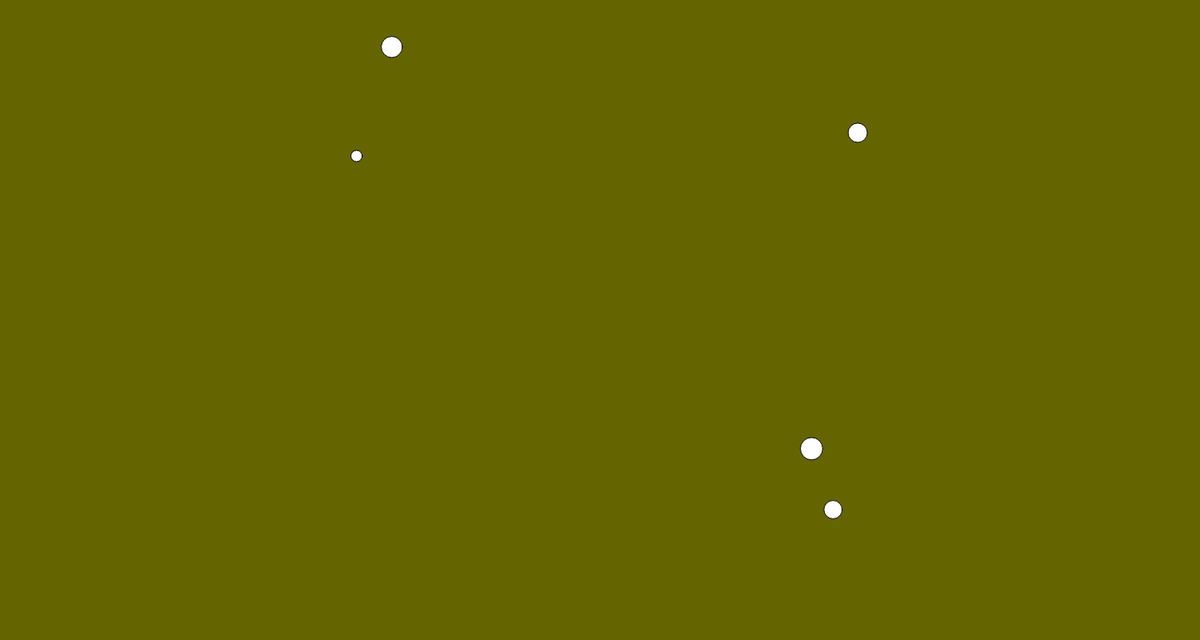
Frame 1 (no input)
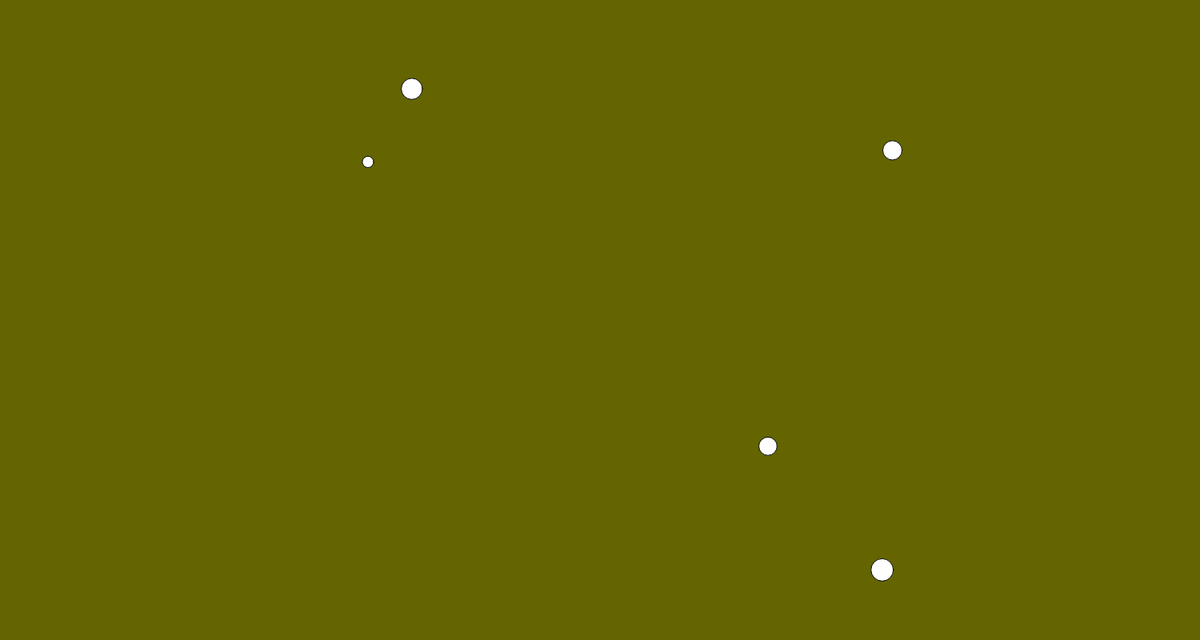
Frame 60 (no input)
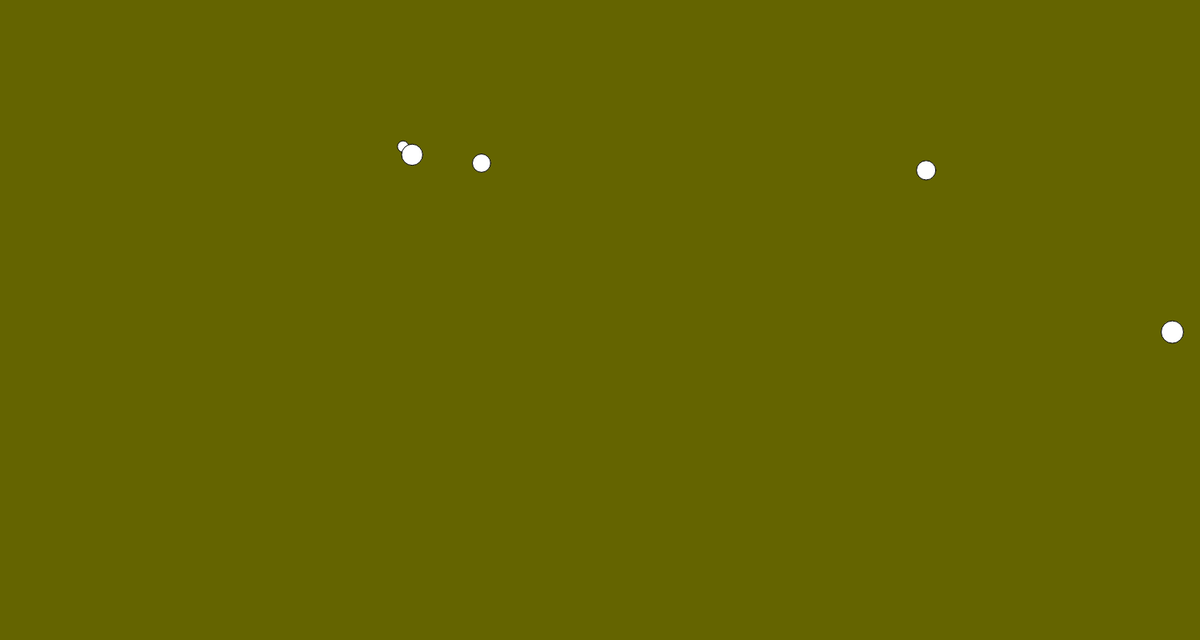
Frame 120 (the mouse pressed at the canvas centre since frame 60)

The p5.js sketch that drew these frames (run headless with seeded random() and noise() and a simulated clock; from frame 60 on, the mouse is pressed at the canvas centre):

// p5.js sketch
// ── sketch.js
let balls = [];
var prevX = 0;
var prevY = 0;

function setup() {
  // put setup code here
  createCanvas(1500, 800);

  while(balls.length < 5)
  {
    balls.push(new Ball(random(0,width), random(height),random(0,1), random(0,1)));
  }
}


function draw() {
  // put drawing code here
  background(100,100,0);
  // if(mouseIsPressed)
  // {
  //   var dX = mouseX - prevX;
  //   var dY = mouseY - prevY;
  //   balls.push(new Ball(mouseX, mouseY, 0, 0));
  // }
  // else
  // {

  // }

  for(let i = 0; i < balls.length-1; i++)
  {
    for(let j = i+1; j < balls.length; j++)
    {
      if(j != i)
      {
        balls[i].action(balls[j]);
      }
    }
  }

  for(let i = 0; i < balls.length; i++)
  {
    balls[i].move();
    balls[i].disp();
    balls[i].actionInit();
  }


  prevX = mouseX;
  prevY = mouseY;
}
// ── obj_ball.js

        var gravity_acc = 1;
        var density = 30;
class Ball{
    constructor(_x, _y, _vx, _vy)
    {
        this.x = _x;
        this.y = _y;
        this.vx = _vx;
        this.vy = _vy;
        this.ax = 0;
        this.ay = 0;
        this.mass = 0;
        while(this.mass == 0)
        {
            this.mass = random(0,1);
        }
        
    }

    actionInit()
    {
        this.ax = 0;
        this.ay = 0;
    }
    action(other)
    {
        var gravityConstant = pow(10,-4);
        var distance = sqrt(pow((this.x - other.x),2) + pow((this.y - other.y),2))/100;
        var gravityForce = (this.mass * other.mass)/pow(distance,2);


        this.ax += gravityConstant*gravityForce/this.mass * (other.x - this.x)/distance;
        this.ay += gravityConstant*gravityForce/this.mass * (other.y - this.y)/distance;
        other.ax += -gravityConstant*gravityForce/this.mass * (other.x - this.x)/distance;
        other.ay += -gravityConstant*gravityForce/this.mass * (other.y - this.y)/distance;
    }

    move()
    {

        this.vy = this.vy + this.ay;
        this.vx = this.vx + this.ax;
        this.x = this.x + this.vx;
        this.y = this.y + this.vy;

        if(this.x < this.mass*density || this.x > width - this.mass*density )
        {
            this.vx = -this.vx;
        }
        if(this.y < this.mass*density || this.y > height - this.mass*density )
        {
            this.vy = -this.vy;
        }

    }

    disp()
    {
        fill(255);
        ellipse(this.x, this.y, this.mass*density, this.mass*density);
    }
}
